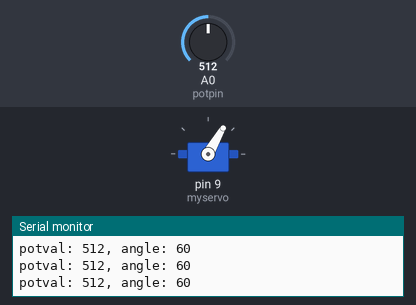
This sketch was run on a simulated Arduino Uno, built with avr-gcc and run on an emulated ATmega328P. On the bench: servo, the last lines printed to the serial monitor. The inputs (shaded band) are chosen by the test bench; at power-on: A0 (potpin) = 512.

Above: at 1.2 s.
1.3 s: A0 (potpin) set to 716
At 1.6 s:
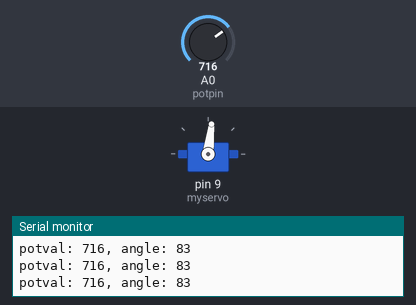
2.8 s: A0 (potpin) set to 900
At 3.1 s:
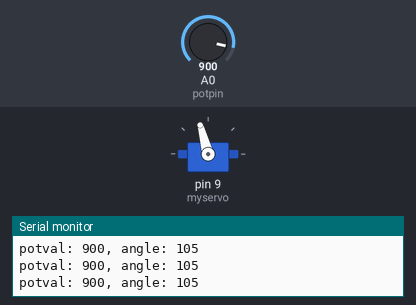
4.3 s: A0 (potpin) set to 1023
At 4.6 s:
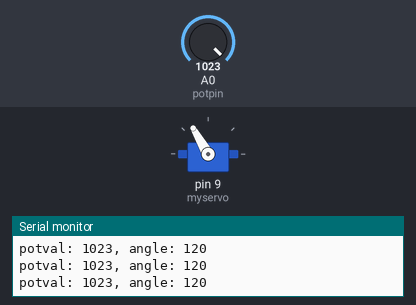
5.8 s: A0 (potpin) set to 511
At 6.2 s:
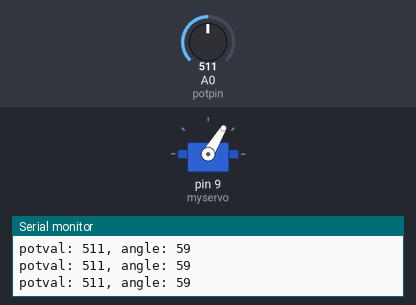
7.3 s: A0 (potpin) set to 306
At 7.7 s:
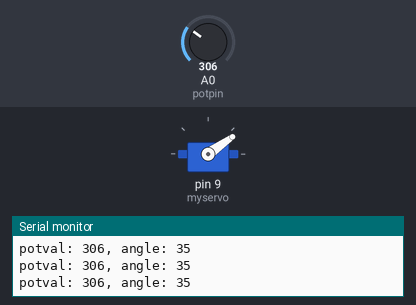
8.8 s: A0 (potpin) set to 122
At 9.2 s:
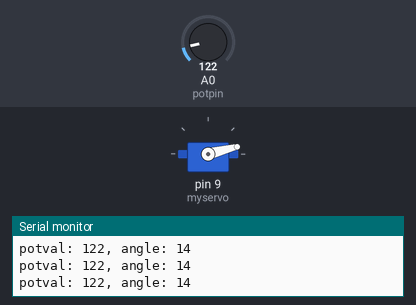
Timing chart, 0 to 11.3 s (numbered marks = the images above; inputs shaded):
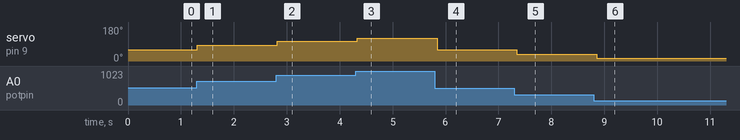

Measured:
- after the input at 1.3 s, servo on pin 9 (myservo): 60° → 83° at once
- after the input at 2.8 s, servo on pin 9 (myservo): 83° → 105° at once
- after the input at 4.3 s, servo on pin 9 (myservo): 105° → 120° at once
- after the input at 5.8 s, servo on pin 9 (myservo): 120° → 59° at once
- after the input at 7.3 s, servo on pin 9 (myservo): 59° → 35° after 0.05 s
- after the input at 8.8 s, servo on pin 9 (myservo): 35° → 14° after 0.06 s

The sketch:

mood-clue.ino
```cpp
#include <Servo.h>
Servo myservo;
int const potpin = A0;
int potval;
int angle;

void setup() {
  // put your setup code here, to run once:
  myservo.attach(9);
  Serial.begin(9600);
}

void loop() {
  // put your main code here, to run repeatedly:
  potval = analogRead(potpin);
  Serial.print("potval: ");
  Serial.print(potval);
  angle = map(potval, 0, 1023, 0, 120); //full deflection for my stepper motor = 165
  Serial.print(", angle: ");
  Serial.println(angle);
  myservo.write(angle);
  delay(100);
}
```
